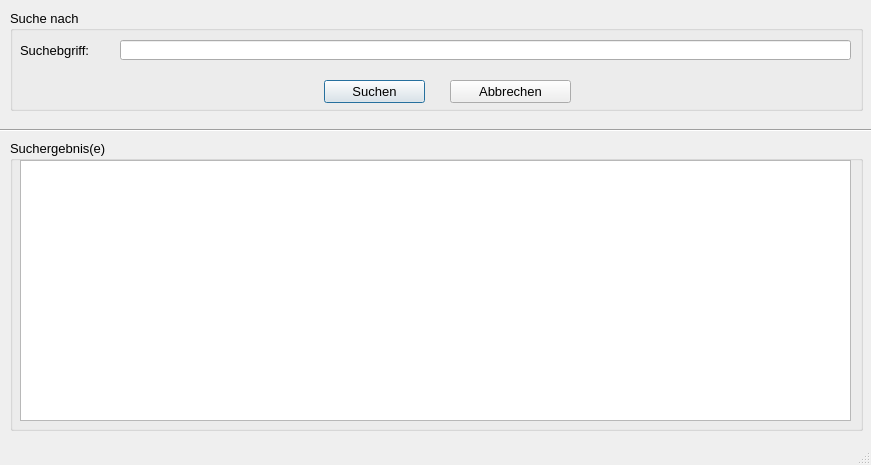
<?xml version="1.0" encoding="UTF-8"?>
<ui version="4.0">
 <class>Unterrichtsthemen_suchen</class>
 <widget class="QDialog" name="Unterrichtsthemen_suchen">
  <property name="geometry">
   <rect>
    <x>0</x>
    <y>0</y>
    <width>871</width>
    <height>465</height>
   </rect>
  </property>
  <property name="font">
   <font>
    <pointsize>10</pointsize>
   </font>
  </property>
  <property name="windowTitle">
   <string>Suchen</string>
  </property>
  <property name="sizeGripEnabled">
   <bool>true</bool>
  </property>
  <widget class="QGroupBox" name="groupBox">
   <property name="geometry">
    <rect>
     <x>10</x>
     <y>140</y>
     <width>853</width>
     <height>291</height>
    </rect>
   </property>
   <property name="title">
    <string>Suchergebnis(e)</string>
   </property>
   <widget class="QTableWidget" name="tw_suchen">
    <property name="geometry">
     <rect>
      <x>10</x>
      <y>20</y>
      <width>831</width>
      <height>261</height>
     </rect>
    </property>
    <property name="sizePolicy">
     <sizepolicy hsizetype="Fixed" vsizetype="Fixed">
      <horstretch>0</horstretch>
      <verstretch>0</verstretch>
     </sizepolicy>
    </property>
    <property name="editTriggers">
     <set>QAbstractItemView::NoEditTriggers</set>
    </property>
   </widget>
  </widget>
  <widget class="QGroupBox" name="groupBox_2">
   <property name="geometry">
    <rect>
     <x>10</x>
     <y>10</y>
     <width>853</width>
     <height>101</height>
    </rect>
   </property>
   <property name="sizePolicy">
    <sizepolicy hsizetype="Minimum" vsizetype="Minimum">
     <horstretch>0</horstretch>
     <verstretch>0</verstretch>
    </sizepolicy>
   </property>
   <property name="title">
    <string>Suche nach</string>
   </property>
   <widget class="QLineEdit" name="le_suche">
    <property name="geometry">
     <rect>
      <x>110</x>
      <y>30</y>
      <width>731</width>
      <height>20</height>
     </rect>
    </property>
   </widget>
   <widget class="QLabel" name="label_2">
    <property name="geometry">
     <rect>
      <x>10</x>
      <y>20</y>
      <width>101</width>
      <height>41</height>
     </rect>
    </property>
    <property name="text">
     <string>Suchebgriff:</string>
    </property>
   </widget>
   <widget class="QPushButton" name="pb_suchen">
    <property name="geometry">
     <rect>
      <x>314</x>
      <y>70</y>
      <width>101</width>
      <height>23</height>
     </rect>
    </property>
    <property name="text">
     <string>Suchen</string>
    </property>
    <property name="icon">
     <iconset>
      <normaloff>../../_Symbole/UsedSymbols/searchmagnifierinterfacesymbol1_79893.ico</normaloff>../../_Symbole/UsedSymbols/searchmagnifierinterfacesymbol1_79893.ico</iconset>
    </property>
   </widget>
   <widget class="QPushButton" name="pb_abbrechen">
    <property name="geometry">
     <rect>
      <x>440</x>
      <y>70</y>
      <width>121</width>
      <height>23</height>
     </rect>
    </property>
    <property name="text">
     <string>Abbrechen</string>
    </property>
    <property name="icon">
     <iconset>
      <normaloff>../../_Symbole/UsedSymbols/log-out_icon-icons.com_50106.ico</normaloff>../../_Symbole/UsedSymbols/log-out_icon-icons.com_50106.ico</iconset>
    </property>
   </widget>
  </widget>
  <widget class="Line" name="line">
   <property name="geometry">
    <rect>
     <x>-420</x>
     <y>110</y>
     <width>1541</width>
     <height>41</height>
    </rect>
   </property>
   <property name="orientation">
    <enum>Qt::Horizontal</enum>
   </property>
  </widget>
  <widget class="QLabel" name="l_info">
   <property name="geometry">
    <rect>
     <x>10</x>
     <y>430</y>
     <width>851</width>
     <height>31</height>
    </rect>
   </property>
   <property name="text">
    <string/>
   </property>
  </widget>
 </widget>
 <resources/>
 <connections/>
</ui>
